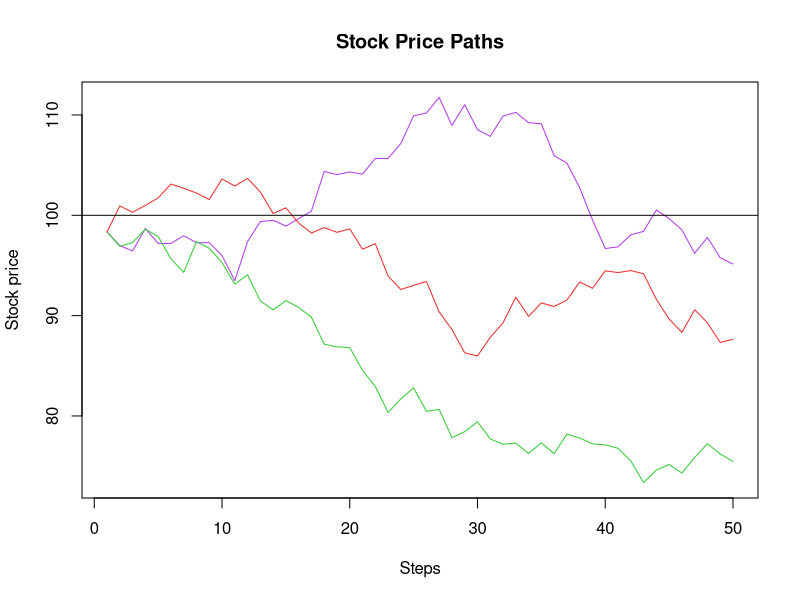
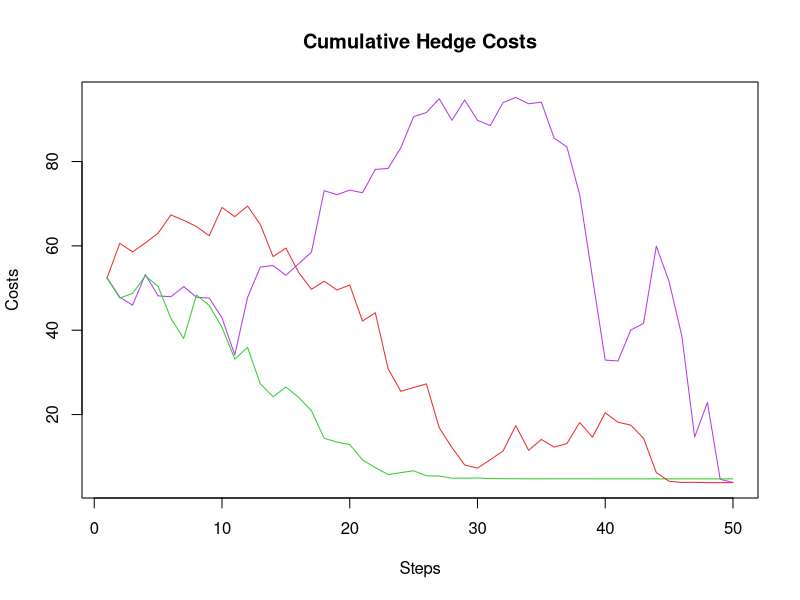

Source code (R) for these figures, in order:
rm(list = ls(all = TRUE))
graphics.off()

# Declare stock price variables
n   = 50        # periods (steps)
S0  = 98        # initial stock price
sig = 0.2       # volatility (uniform distributed on 0.1 to 0.5)

# Declare option pricing variables
r   = 0.05      # interest rate (uniform distributed on 0 to 0.1)
K   = 100       # exerise price
t0  = 6/52      # current time (1 week = 1/52)
mat = 26/52     # maturity

GeneratePaths = function(S0, sig, maturity, K, r, n, t0) {
    dt 	= (maturity - t0)/n             # period between steps n 
    t 	= seq(t0, maturity, l = n)      # maturity - t0 divided in n intervals
    tau = maturity - t                  # time to maturity
    
    # Simulate the stock price path
    Wt 	= c(0, sqrt(dt) * cumsum(rnorm(n - 1, 0, 1)))
    S 	= S0 * exp((r - 0.5 * sig^2) * t + sig * Wt)
    
    # Compute delta and the associated hedging costs
    y               = (log(S/K) + (r - sig^2/2) * tau)/(sig * sqrt(tau))
    delta           = pnorm(y + sig * sqrt(tau))
    hedge.costs     = c(delta[1] * S[1], (delta[2:n] - delta[1:(n - 1)]) * S[2:n])
    cum.hedge.costs = cumsum(hedge.costs)
    
    # Result
    result = data.frame(S = S, CumCosts = cum.hedge.costs)
    return(result)
}

# Run three simulations
sim = cbind(GeneratePaths(S0 = S0, sig = sig, maturity = mat, K = K, r = r, n = n, 
    t0 = t0), GeneratePaths(S0 = S0, sig = sig, maturity = mat, K = K, r = r, n = n, 
    t0 = t0), GeneratePaths(S0 = S0, sig = sig, maturity = mat, K = K, r = r, n = n, 
    t0 = t0))

# Plot the stock prices
plot(x = 1:nrow(sim), y = sim[, 1], main = "Stock Price Paths", xlab = "Steps", ylab = "Stock price", 
    ylim = c(min(sim[, 1], sim[, 3], sim[, 5]), max(sim[, 1], sim[, 3], sim[, 5])), 
    type = "l", col = "darkorchid2")
lines(x = 1:nrow(sim), y = sim[, 3], col = "limegreen")
lines(x = 1:nrow(sim), y = sim[, 5], col = "firebrick2")
abline(h = K, col = 1)

# Plot cumulative hedge costs
dev.new()
plot(x = 1:nrow(sim), y = sim[, 2], main = "Cumulative Hedge Costs", xlab = "Steps", 
    ylab = "Costs", ylim = c(min(sim[, 2], sim[, 4], sim[, 6]), max(sim[, 2], sim[, 
        4], sim[, 6])), type = "l", col = "darkorchid2")
lines(x = 1:nrow(sim), y = sim[, 4], col = "limegreen")
lines(x = 1:nrow(sim), y = sim[, 6], col = "firebrick2") 
